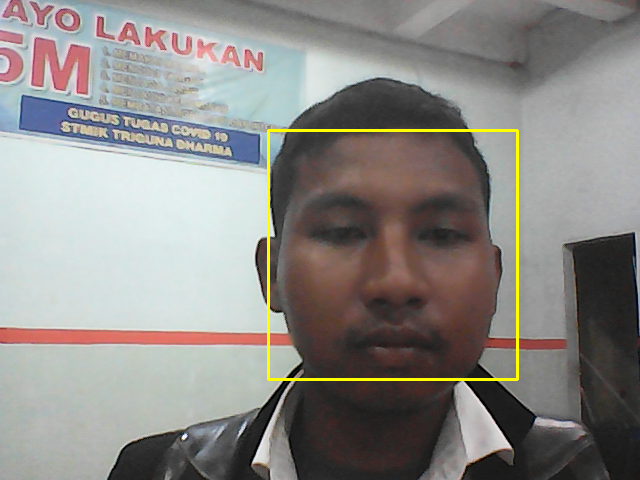
#> input picture snapshots2/original.png, 640 x 480 px, given in place of the camera
$ python wah.py
#> lines starting #> are read from the running program, lines starting #| are printed output that depends on the picture; after the words box and inside, x2 and y2 are one past the last pixel; in counts of white or black regions, pixels touching at a corner belong together
import os
import cv2

# Buat folder untuk menyimpan hasil snapshot
snapshot_folder = 'snapshots2'
if not os.path.exists(snapshot_folder):
    os.makedirs(snapshot_folder)

# Load Haar Cascade untuk deteksi wajah
face_cascade = cv2.CascadeClassifier('haarcascade_frontalface_alt.xml')

# Buka kamera
cam = cv2.VideoCapture(0)

while True:
    ret, frame = cam.read()
#> frame is the input picture: shape (480, 640, 3); mean B, G, R 133.5, 137.2, 139.7
    if not ret:
        print("Gagal mengambil frame")
        break

    # Ubah ke grayscale untuk deteksi wajah
    gray = cv2.cvtColor(frame, cv2.COLOR_BGR2GRAY)
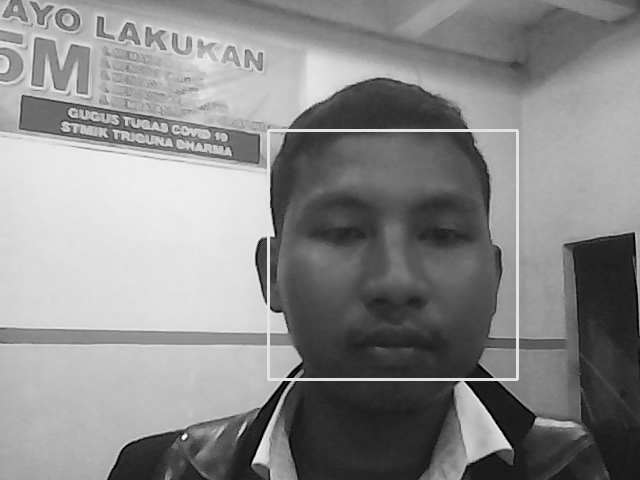
#> gray: shape (480, 640); min 0, max 254, mean 137.5

    # Deteksi wajah
    faces = face_cascade.detectMultiScale(gray, scaleFactor=1.1, minNeighbors=5, minSize=(30, 30))
#> faces = [[269, 132, 247, 247]]

    # Jika wajah terdeteksi
    for (x, y, w, h) in faces:
        # Gambar kotak kuning di sekitar wajah
        cv2.rectangle(frame, (x, y), (x + w, y + h), (0, 255, 255), 2)

        # Tekan 's' untuk menyimpan gambar
        if cv2.waitKey(1) & 0xFF == ord('s'):
            # 1. Simpan gambar original
            original_filename = os.path.join(snapshot_folder, 'original.png')
            cv2.imwrite(original_filename, frame)
            print(f"Gambar original disimpan sebagai {original_filename}")

            # 2. Simpan gambar grayscale
            grayscale_filename = os.path.join(snapshot_folder, 'grayscale.png')
            cv2.imwrite(grayscale_filename, gray)
            print(f"Gambar grayscale disimpan sebagai {grayscale_filename}")

            # 3. Simpan gambar blackwhite (thresholding)
            _, blackwhite = cv2.threshold(gray, 127, 255, cv2.THRESH_BINARY)
            blackwhite_filename = os.path.join(snapshot_folder, 'blackwhite.png')
            cv2.imwrite(blackwhite_filename, blackwhite)
            print(f"Gambar blackwhite disimpan sebagai {blackwhite_filename}")

            # 4. Simpan gambar yang dicrop sesuai dengan kotak kuning
            cropped_face = frame[y:y + h, x:x + w]  # Crop sesuai area wajah dalam kotak kuning
            cropped_filename = os.path.join(snapshot_folder, 'cropped_face.png')
            cv2.imwrite(cropped_filename, cropped_face)
            print(f"Gambar cropped wajah disimpan sebagai {cropped_filename}")

            # Hentikan loop setelah menyimpan gambar
            break
#> this loop made 1 pass; (key q is pressed on pass 1)
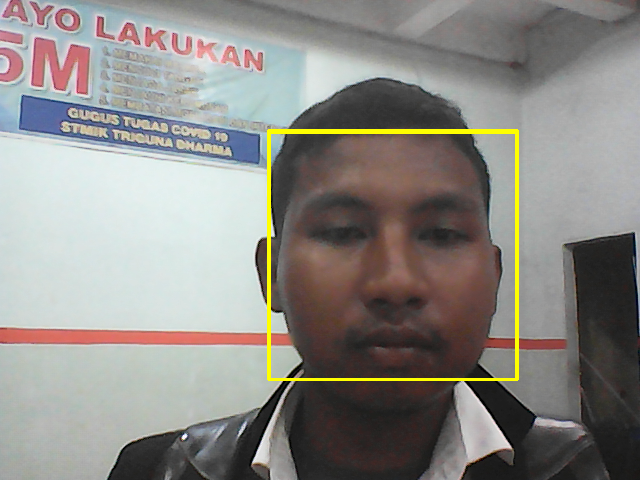
#> frame: shape (480, 640, 3); 0.32% of pixels changed, all inside (x1, y1, x2, y2) = (270, 132, 516, 378)

    # Tampilkan output
    cv2.imshow("Face Detection", frame)

    # Break on 'q' key
    if cv2.waitKey(1) & 0xFF == ord('q'):
#> (key q is pressed here)
        break

# Bersihkan kamera dan tutup semua jendela
cam.release()
cv2.destroyAllWindows()
